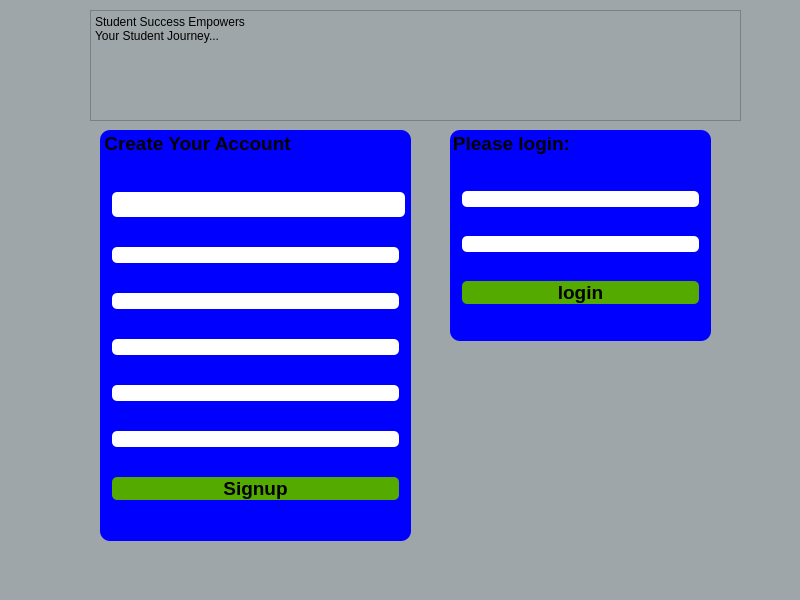
<?xml version="1.0" encoding="UTF-8"?>
<ui version="4.0">
 <class>MainWindow</class>
 <widget class="QMainWindow" name="MainWindow">
  <property name="geometry">
   <rect>
    <x>0</x>
    <y>0</y>
    <width>800</width>
    <height>600</height>
   </rect>
  </property>
  <property name="windowTitle">
   <string>MainWindow</string>
  </property>
  <property name="styleSheet">
   <string notr="true">background-color: rgb(159, 166, 170);</string>
  </property>
  <widget class="QWidget" name="centralwidget">
   <widget class="QGroupBox" name="signUpBox">
    <property name="geometry">
     <rect>
      <x>100</x>
      <y>130</y>
      <width>311</width>
      <height>411</height>
     </rect>
    </property>
    <property name="font">
     <font>
      <pointsize>14</pointsize>
      <bold>true</bold>
     </font>
    </property>
    <property name="styleSheet">
     <string notr="true">background-color: rgb(0, 0, 255);
border-radius: 10px;</string>
    </property>
    <property name="title">
     <string>Create Your Account</string>
    </property>
    <layout class="QVBoxLayout" name="verticalLayout">
     <item>
      <widget class="QLineEdit" name="name">
       <property name="minimumSize">
        <size>
         <width>293</width>
         <height>18</height>
        </size>
       </property>
       <property name="font">
        <font>
         <family>Segoe UI</family>
         <pointsize>14</pointsize>
         <italic>false</italic>
         <bold>false</bold>
        </font>
       </property>
       <property name="styleSheet">
        <string notr="true">background-color: rgb(255, 255, 255);
font: 14pt &quot;Segoe UI&quot;;
color: rgb(0, 0, 0);
border-radius: 5px;</string>
       </property>
      </widget>
     </item>
     <item>
      <widget class="QLineEdit" name="email">
       <property name="styleSheet">
        <string notr="true">background-color: rgb(255, 255, 255);
font: 14pt &quot;Segoe UI&quot;;
color: rgb(0, 0, 0);
border-radius: 5px;</string>
       </property>
      </widget>
     </item>
     <item>
      <widget class="QLineEdit" name="major">
       <property name="styleSheet">
        <string notr="true">background-color: rgb(255, 255, 255);
font: 14pt &quot;Segoe UI&quot;;
color: rgb(0, 0, 0);
border-radius: 5px;</string>
       </property>
      </widget>
     </item>
     <item>
      <widget class="QLineEdit" name="id">
       <property name="styleSheet">
        <string notr="true">background-color: rgb(255, 255, 255);
font: 14pt &quot;Segoe UI&quot;;
color: rgb(0, 0, 0);
border-radius: 5px;</string>
       </property>
      </widget>
     </item>
     <item>
      <widget class="QLineEdit" name="semester">
       <property name="styleSheet">
        <string notr="true">background-color: rgb(255, 255, 255);
font: 14pt &quot;Segoe UI&quot;;
color: rgb(0, 0, 0);
border-radius: 5px;</string>
       </property>
      </widget>
     </item>
     <item>
      <widget class="QLineEdit" name="gpa">
       <property name="styleSheet">
        <string notr="true">background-color: rgb(255, 255, 255);
font: 14pt &quot;Segoe UI&quot;;
color: rgb(0, 0, 0);
border-radius: 5px;</string>
       </property>
       <property name="text">
        <string/>
       </property>
      </widget>
     </item>
     <item>
      <widget class="QPushButton" name="signUp">
       <property name="font">
        <font>
         <family>Segoe UI</family>
         <pointsize>14</pointsize>
         <italic>false</italic>
         <bold>true</bold>
        </font>
       </property>
       <property name="styleSheet">
        <string notr="true">#signUp{
background-color: rgb(85, 170, 0);
font: 700 14pt &quot;Segoe UI&quot;;
border-radius: 5px;
border-width:0px;
}

#signUp:hover{
	background-color: rgb(0, 170, 127);
}</string>
       </property>
       <property name="text">
        <string>Signup</string>
       </property>
      </widget>
     </item>
    </layout>
   </widget>
   <widget class="QGroupBox" name="loginBox">
    <property name="geometry">
     <rect>
      <x>450</x>
      <y>130</y>
      <width>261</width>
      <height>211</height>
     </rect>
    </property>
    <property name="font">
     <font>
      <pointsize>14</pointsize>
      <bold>true</bold>
     </font>
    </property>
    <property name="styleSheet">
     <string notr="true">background-color: rgb(0, 0, 255);
border-radius: 10px;</string>
    </property>
    <property name="title">
     <string>Please login:</string>
    </property>
    <layout class="QVBoxLayout" name="verticalLayout_2">
     <item>
      <widget class="QLineEdit" name="studentEmail">
       <property name="styleSheet">
        <string notr="true">background-color: rgb(255, 255, 255);
font: 14pt &quot;Segoe UI&quot;;
color: rgb(0, 0, 0);
border-radius: 5px;</string>
       </property>
      </widget>
     </item>
     <item>
      <widget class="QLineEdit" name="StudentId">
       <property name="styleSheet">
        <string notr="true">background-color: rgb(255, 255, 255);
font: 14pt &quot;Segoe UI&quot;;
color: rgb(0, 0, 0);
border-radius: 5px;</string>
       </property>
       <property name="text">
        <string/>
       </property>
      </widget>
     </item>
     <item>
      <widget class="QPushButton" name="login">
       <property name="font">
        <font>
         <family>Segoe UI</family>
         <pointsize>14</pointsize>
         <italic>false</italic>
         <bold>true</bold>
        </font>
       </property>
       <property name="styleSheet">
        <string notr="true">#login{
background-color: rgb(85, 170, 0);
font: 700 14pt &quot;Segoe UI&quot;;
border-radius: 5px;
border-width:0px;
}

#login:hover{
	background-color: rgb(0, 170, 127);
}</string>
       </property>
       <property name="text">
        <string>login</string>
       </property>
      </widget>
     </item>
    </layout>
   </widget>
   <widget class="QPlainTextEdit" name="moto">
    <property name="geometry">
     <rect>
      <x>90</x>
      <y>10</y>
      <width>651</width>
      <height>111</height>
     </rect>
    </property>
    <property name="styleSheet">
     <string notr="true">font: 700 24pt &quot;Segoe UI&quot;;</string>
    </property>
    <property name="plainText">
     <string>Student Success Empowers 
Your Student Journey...</string>
    </property>
   </widget>
  </widget>
  <widget class="QMenuBar" name="menubar">
   <property name="geometry">
    <rect>
     <x>0</x>
     <y>0</y>
     <width>800</width>
     <height>21</height>
    </rect>
   </property>
  </widget>
  <widget class="QStatusBar" name="statusbar"/>
 </widget>
 <tabstops>
  <tabstop>name</tabstop>
  <tabstop>email</tabstop>
  <tabstop>major</tabstop>
  <tabstop>id</tabstop>
  <tabstop>semester</tabstop>
  <tabstop>gpa</tabstop>
  <tabstop>moto</tabstop>
  <tabstop>login</tabstop>
  <tabstop>signUp</tabstop>
  <tabstop>studentEmail</tabstop>
  <tabstop>StudentId</tabstop>
 </tabstops>
 <resources/>
 <connections/>
</ui>
